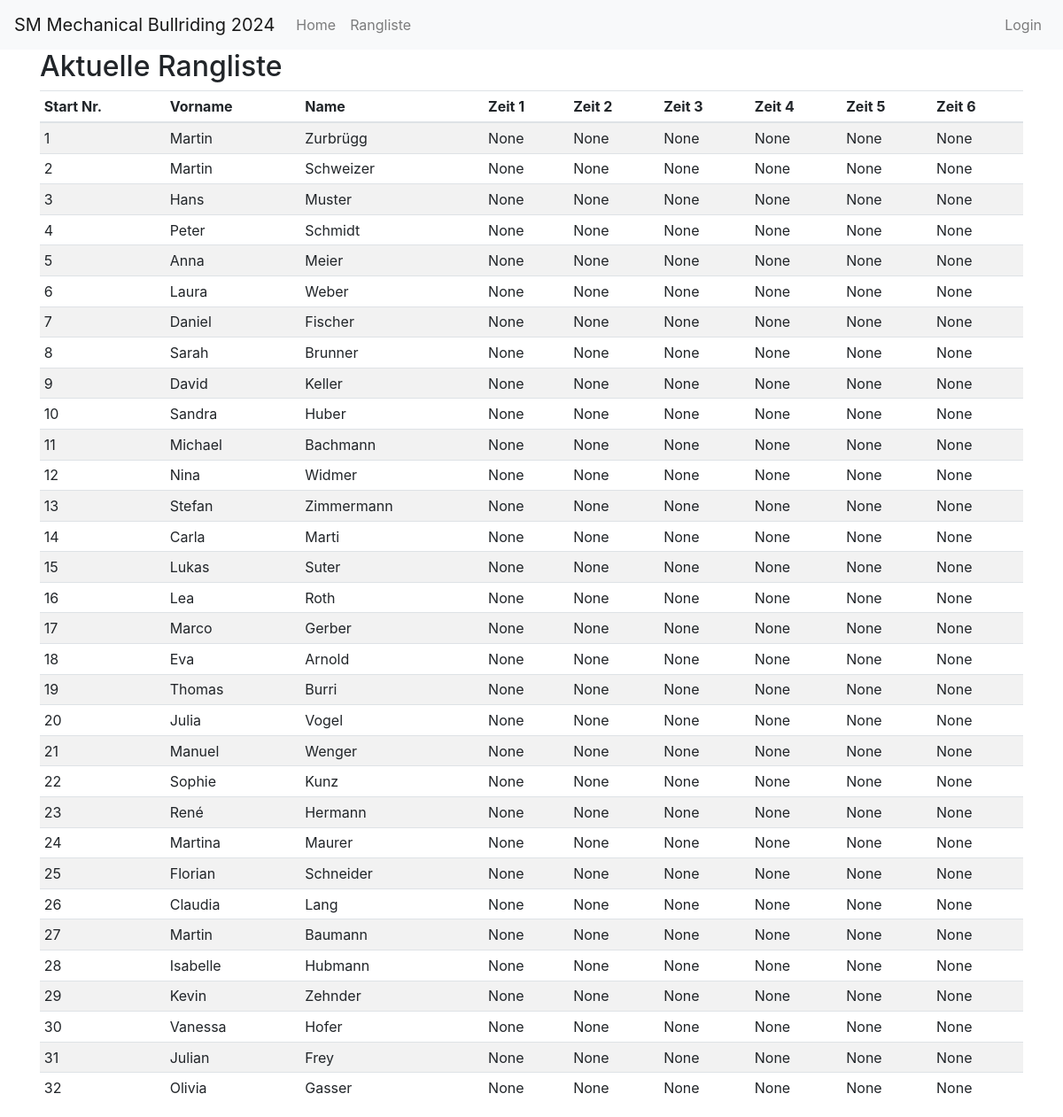
/index, run on the app's committed database.
### app/models.py (models this page shows)
class Participant(db.Model):
    id = db.Column(db.Integer, primary_key=True)
    active = db.Column(db.Boolean, default=False)
    start_nr = db.Column(db.Integer, nullable=True, unique=True)
    first_name = db.Column(db.String(64), nullable=False)
    last_name = db.Column(db.String(64), nullable=False)
    address = db.Column(db.String(128), nullable=False)
    postal_code = db.Column(db.String(10), nullable=False)
    city = db.Column(db.String(64), nullable=False)
    email = db.Column(db.String(120), nullable=True)
    phone = db.Column(db.String(20), nullable=True)
    time1 = db.Column(db.Float, nullable=True)
    time2 = db.Column(db.Float, nullable=True)
    time3 = db.Column(db.Float, nullable=True)
    time4 = db.Column(db.Float, nullable=True)
    time5 = db.Column(db.Float, nullable=True)
    time6 = db.Column(db.Float, nullable=True)
    round1_passed = db.Column(db.Boolean, default=False)
    round2_passed = db.Column(db.Boolean, default=False)
    round3_passed = db.Column(db.Boolean, default=False)
    round4_passed = db.Column(db.Boolean, default=False)
    round5_passed = db.Column(db.Boolean, default=False)
    round1_qualified = db.Column(db.Boolean, default=False)
    round2_qualified = db.Column(db.Boolean, default=False)
    round3_qualified = db.Column(db.Boolean, default=False)
    round4_qualified = db.Column(db.Boolean, default=False)
    round5_qualified = db.Column(db.Boolean, default=False)
    round6_qualified = db.Column(db.Boolean, default=False)
    @property
    def toptime_Vorrunde(self):
        times = [t for t in [self.time1, self.time2, self.time3] if t is not None]
        return max(times) if times else None
    @property
    def toptime_Zwischenrunde(self):
        times = [t for t in [self.time1, self.time2, self.time3] if t is not None]
        return max(times) if times else None
    @property
    def toptime_Finalrunde(self):
        times = [t for t in [self.time1, self.time2, self.time3] if t is not None]
        return max(times) if times else None

### app/routes.py (the view, shortened to what this page needs)
@bp.route('/')
@bp.route('/index')
def index():
    if not current_user.is_authenticated:
        participants = Participant.query.all()
        rankings = sorted(participants, key=lambda p: (
            p.toptime_Finalrunde if p.toptime_Finalrunde is not None else float('-inf'),
            p.toptime_Zwischenrunde if p.toptime_Zwischenrunde is not None else float('-inf'),
            p.toptime_Vorrunde if p.toptime_Vorrunde is not None else float('-inf')
        ), reverse=True)
        return render_template('ranking.html', title='Rangliste', rankings=rankings)

### app/templates/ranking.html
{% extends "base.html" %}
{% block content %}
    <h2>Aktuelle Rangliste</h2>
    <table class="table table-striped table-sm">
      <thead>
        <tr>
          <th>Start Nr.</th>
          <th>Vorname</th>
          <th>Name</th>
          <th>Zeit 1</th>
          <th>Zeit 2</th>
          <th>Zeit 3</th>
          <th>Zeit 4</th>
          <th>Zeit 5</th>
          <th>Zeit 6</th>
        </tr>
      </thead>
      <tbody>
        {% for ranking in rankings %}
          <tr>
            <td>{{ ranking.start_nr }}</td>
            <td>{{ ranking.first_name }}</td>
            <td>{{ ranking.last_name }}</td>
            <td>{{ ranking.time1 | default('') }}</td>
            <td>{{ ranking.time2 | default('') }}</td>
            <td>{{ ranking.time3 | default('') }}</td>
            <td>{{ ranking.time4 | default('') }}</td>
            <td>{{ ranking.time5 | default('') }}</td>
            <td>{{ ranking.time6 | default('') }}</td>
          </tr>
        {% endfor %}
      </tbody>
    </table>
{% endblock %}

### app/templates/base.html (shortened to what this page needs)
<!doctype html>
<html lang="en">
  <head>
    <link href="https://stackpath.bootstrapcdn.com/bootstrap/4.5.2/css/bootstrap.min.css" rel="stylesheet">
    <link href="https://cdnjs.cloudflare.com/ajax/libs/font-awesome/5.15.1/css/all.min.css" rel="stylesheet">
  </head>
  <body>
    <nav class="navbar navbar-expand-md navbar-light bg-light">
      <a class="navbar-brand" href="{{ url_for('main.index') }}">SM Mechanical Bullriding 2024</a>
      <div class="collapse navbar-collapse" id="navbarCollapse">
        <ul class="navbar-nav mr-auto">
          <li class="nav-item">
            <a class="nav-link" href="{{ url_for('main.index') }}">Home</a>
          </li>
          <li class="nav-item">
            <a class="nav-link" href="{{ url_for('main.ranking') }}">Rangliste</a>
          </li>
        </ul>
        <ul class="navbar-nav ml-auto">
          {% if current_user.is_authenticated %}
            <li class="nav-item dropdown">
              <a class="nav-link dropdown-toggle" href="#" id="adminMenu" role="button" data-toggle="dropdown" aria-haspopup="true" aria-expanded="false">
                Admin
              </a>
              <div class="dropdown-menu" aria-labelledby="adminMenu">
                <a class="dropdown-item" href="{{ url_for('main.reset_results') }}">Resultate löschen</a>
                <a class="dropdown-item" href="{{ url_for('main.reset_participants') }}">Teilnehmer löschen</a>
              </div>
            </li>
            <li class="nav-item">
              <a class="nav-link" href="{{ url_for('main.logout') }}">Logout</a>
            </li>
          {% else %}
            <li class="nav-item">
              <a class="nav-link" href="{{ url_for('main.login') }}">Login</a>
            </li>
          {% endif %}
        </ul>
      </div>
    </nav>
    <div class="container">
      {% block content %}{% endblock %}
    </div>
  </body>
</html>

### data on the page
Participant: start_nr "1", first_name "Martin", last_name "Zurbrügg", time1 "None", time2 "None", time3 "None", time4 "None", time5 "None", time6 "None"
Participant: start_nr "2", first_name "Martin", last_name "Schweizer", time1 "None", time2 "None", time3 "None", time4 "None", time5 "None", time6 "None"
Participant: start_nr "3", first_name "Hans", last_name "Muster", time1 "None", time2 "None", time3 "None", time4 "None", time5 "None", time6 "None"
Participant: start_nr "4", first_name "Peter", last_name "Schmidt", time1 "None", time2 "None", time3 "None", time4 "None", time5 "None", time6 "None"
Participant: start_nr "5", first_name "Anna", last_name "Meier", time1 "None", time2 "None", time3 "None", time4 "None", time5 "None", time6 "None"
Participant: start_nr "6", first_name "Laura", last_name "Weber", time1 "None", time2 "None", time3 "None", time4 "None", time5 "None", time6 "None"
Participant: start_nr "7", first_name "Daniel", last_name "Fischer", time1 "None", time2 "None", time3 "None", time4 "None", time5 "None", time6 "None"
Participant: start_nr "8", first_name "Sarah", last_name "Brunner", time1 "None", time2 "None", time3 "None", time4 "None", time5 "None", time6 "None"
Participant: start_nr "9", first_name "David", last_name "Keller", time1 "None", time2 "None", time3 "None", time4 "None", time5 "None", time6 "None"
Participant: start_nr "10", first_name "Sandra", last_name "Huber", time1 "None", time2 "None", time3 "None", time4 "None", time5 "None", time6 "None"
Participant: start_nr "11", first_name "Michael", last_name "Bachmann", time1 "None", time2 "None", time3 "None", time4 "None", time5 "None", time6 "None"
Participant: start_nr "12", first_name "Nina", last_name "Widmer", time1 "None", time2 "None", time3 "None", time4 "None", time5 "None", time6 "None"
Participant: start_nr "13", first_name "Stefan", last_name "Zimmermann", time1 "None", time2 "None", time3 "None", time4 "None", time5 "None", time6 "None"
Participant: start_nr "14", first_name "Carla", last_name "Marti", time1 "None", time2 "None", time3 "None", time4 "None", time5 "None", time6 "None"
Participant: start_nr "15", first_name "Lukas", last_name "Suter", time1 "None", time2 "None", time3 "None", time4 "None", time5 "None", time6 "None"
Participant: start_nr "16", first_name "Lea", last_name "Roth", time1 "None", time2 "None", time3 "None", time4 "None", time5 "None", time6 "None"
Participant: start_nr "17", first_name "Marco", last_name "Gerber", time1 "None", time2 "None", time3 "None", time4 "None", time5 "None", time6 "None"
Participant: start_nr "18", first_name "Eva", last_name "Arnold", time1 "None", time2 "None", time3 "None", time4 "None", time5 "None", time6 "None"
Participant: start_nr "19", first_name "Thomas", last_name "Burri", time1 "None", time2 "None", time3 "None", time4 "None", time5 "None", time6 "None"
Participant: start_nr "20", first_name "Julia", last_name "Vogel", time1 "None", time2 "None", time3 "None", time4 "None", time5 "None", time6 "None"
Participant: start_nr "21", first_name "Manuel", last_name "Wenger", time1 "None", time2 "None", time3 "None", time4 "None", time5 "None", time6 "None"
Participant: start_nr "22", first_name "Sophie", last_name "Kunz", time1 "None", time2 "None", time3 "None", time4 "None", time5 "None", time6 "None"
Participant: start_nr "23", first_name "René", last_name "Hermann", time1 "None", time2 "None", time3 "None", time4 "None", time5 "None", time6 "None"
Participant: start_nr "24", first_name "Martina", last_name "Maurer", time1 "None", time2 "None", time3 "None", time4 "None", time5 "None", time6 "None"
Participant: start_nr "25", first_name "Florian", last_name "Schneider", time1 "None", time2 "None", time3 "None", time4 "None", time5 "None", time6 "None"
Participant: start_nr "26", first_name "Claudia", last_name "Lang", time1 "None", time2 "None", time3 "None", time4 "None", time5 "None", time6 "None"
Participant: start_nr "27", first_name "Martin", last_name "Baumann", time1 "None", time2 "None", time3 "None", time4 "None", time5 "None", time6 "None"
Participant: start_nr "28", first_name "Isabelle", last_name "Hubmann", time1 "None", time2 "None", time3 "None", time4 "None", time5 "None", time6 "None"
Participant: start_nr "29", first_name "Kevin", last_name "Zehnder", time1 "None", time2 "None", time3 "None", time4 "None", time5 "None", time6 "None"
Participant: start_nr "30", first_name "Vanessa", last_name "Hofer", time1 "None", time2 "None", time3 "None", time4 "None", time5 "None", time6 "None"
Participant: start_nr "31", first_name "Julian", last_name "Frey", time1 "None", time2 "None", time3 "None", time4 "None", time5 "None", time6 "None"
Participant: start_nr "32", first_name "Olivia", last_name "Gasser", time1 "None", time2 "None", time3 "None", time4 "None", time5 "None", time6 "None"
